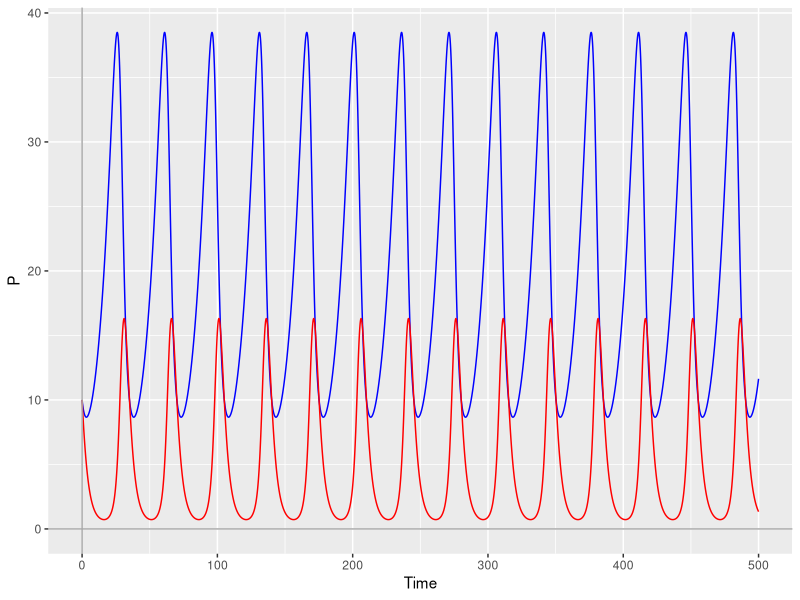
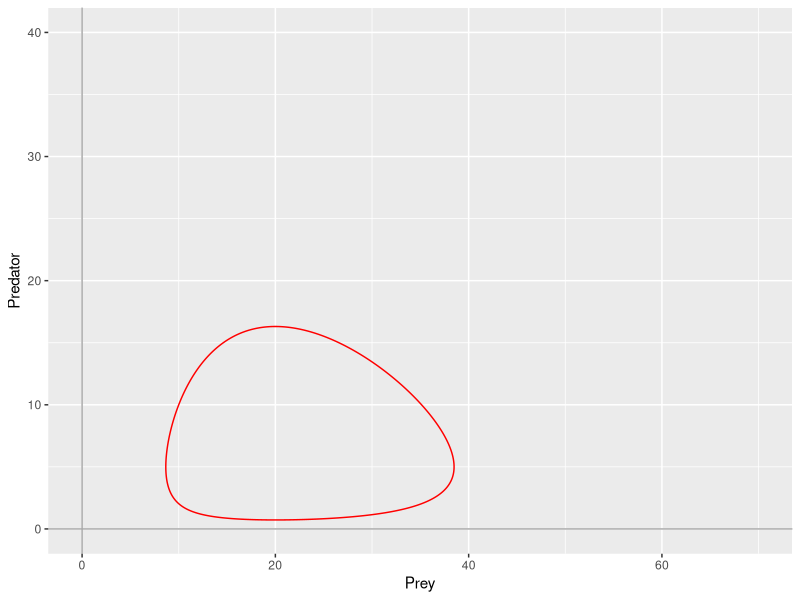

Here is the R script that generated these plots, in order: (Note: this script raises an error after producing the figures.)
#Multi-species Interactions Models        15/10/2024


#1.The predator-prey Lotka-Volterra model
#Implementation of the base Lotka-Volterra model
#To do so, we will use the ode() function from deSolve package
graphics.off()


library(deSolve)

#Firstly, we can define the function that we want our ode() function to solve:

LV <- function(t,state,parameters){ ##logistic grown function, that takes a set of parameter values, initial conditions and atime sequence
  with(as.list(c(state, parameters)),{ ##"with" is a function that allows us to use the variable names directly - it looks for r, K and P in state and parameters
    dPx <- alfa*x - beta*x*y ##this is the equation governing the rate of change of our prey population (x)...
    dPy <- delta*x*y - gamma*y ##...and this is the equation governing the rate of change of our predator population (y)
    return(list(c(dPx,dPy))) ## return the rate of change - it needs to be a list
  }
  ) # end with(as.list ...
}

#And, as we can see from the code above, we need to define the parameters that we will input in this function:

state <- c(x=10,y=10) ## the initial population values for both x (prey) and y (predator) populations
parameters <- c(alfa=0.1, ## alfa is the growth rate of the x population,
                beta=0.02, ## beta is the effect of y on the x growth rate,
                delta=0.02, ## gamma is the effect of x on the y growth rate
                gamma=0.4)  ## and gamma is the predator death rate.
times <- seq(0,500,by=0.01) ##a sequence of time steps – uses function seq()
out <- ode(y = state, times = times, func = LV, parms = parameters)
out.df <- data.frame(out)

#And now we plot the results given by ode()

library(ggplot2)
ggplot(data = out.df)+
  geom_line(mapping=aes(x=time,y=x),color="blue") +
  geom_line(mapping=aes(x=time,y=y),color="red") +
  geom_hline(yintercept=0,color="darkgrey") +
  geom_vline(xintercept=0,color="darkgrey") +
  labs(x = "Time", y = "P")

#This plots the evolution of both prey (x) and predator (y) population throughout time.
#However, it's also useful to plot  the changes in populations through time in the phase space (basically plotting y vs. x).
#To do so, we can use the following code:

ggplot(data = out.df)+
  geom_path(mapping=aes(x=x,y=y),color="red") +
  xlim(0,70) +
  ylim(0,40) +
  geom_hline(yintercept=0,color="darkgrey") +
  geom_vline(xintercept=0,color="darkgrey") +
  labs(x = "Prey", y = "Predator")

#Now, we can try and change our parameters, and see what happens.

#What happens if we increase alfa (our prey population) quite a bit?... 
state <- c(x=10,y=10) ## the initial population values for both x (prey) and y (predator) populations
parameters <- c(alfa=0.5, ## alfa is the growth rate of the prey (x) population,
                beta=0.02, ## beta is the effect of predator (y) on the prey (x) growth rate,
                delta=0.02, ## gamma is the effect of prey (x) on the predator (y) growth rate
                gamma=0.4)  ## and gamma is the predator (y) death rate.
times <- seq(0,500,by=0.01) ##a sequence of time steps – uses function seq()
out <- ode(y = state, times = times, func = LV, parms = parameters)
out.df1 <- out.df
out.df3 <- data.frame(out)
out.df <- cbind(out.df1,out.df2[,c(2,3)],out.df3[,c(2,3)])
names(out.df) <- c("time","x1","y1","x2","y2","x3", "y3")
ggplot(data = out.df)+
  geom_path(mapping=aes(x=x1,y=y1),color="darkred") +
  geom_path(mapping=aes(x=x2,y=y2),color="red") +
  geom_path(mapping=aes(x=x3,y=y3),color="orange") +
  xlim(0,200) +
  ylim(0,300) +
  geom_hline(yintercept=0,color="darkgrey") +
  geom_vline(xintercept=0,color="darkgrey") +
  labs(x = "Prey", y = "Predator")

#Let's increase alfa a bit more...

state <- c(x=10,y=10) ## the initial population values for both x (prey) and y (predator) populations
parameters <- c(alfa=1, ## alfa is the growth rate of the prey (x) population,
                beta=0.02, ## beta is the effect of predator (y) on the prey (x) growth rate,
                delta=0.02, ## gamma is the effect of prey (x) on the predator (y) growth rate
                gamma=0.4)  ## and gamma is the predator (y) death rate.
times <- seq(0,500,by=0.01) ##a sequence of time steps – uses function seq()
out <- ode(y = state, times = times, func = LV, parms = parameters)
out.df1 <- out.df
out.df3 <- data.frame(out)
out.df <- cbind(out.df1,out.df2[,c(2,3)],out.df3[,c(2,3)])
names(out.df) <- c("time","x1","y1","x2","y2","x3", "y3")
ggplot(data = out.df)+
  geom_path(mapping=aes(x=x1,y=y1),color="darkred") +
  geom_path(mapping=aes(x=x2,y=y2),color="red") +
  geom_path(mapping=aes(x=x3,y=y3),color="orange") +
  xlim(0,150) +
  ylim(0,150) +
  geom_hline(yintercept=0,color="darkgrey") +
  geom_vline(xintercept=0,color="darkgrey") +
  labs(x = "Prey", y = "Predator", title="Predator vs. Prey population (increasing alfa)")


#Prey Growth Rate: exponential vs. logistic

LV_LG <- function(t,state,parameters){ ##logistic grown function, that takes a set of parameter values, initial conditions and atime sequence
  with(as.list(c(state, parameters)),{ ##"with" is a function that allows us to use the variable names directly - it looks for r, K and P in state and parameters
    dPx <- alfa*x*(1-x/K) - beta*x*y ##this is the equation governing the rate of change of our prey population (x)...
    dPy <- delta*x*y - gamma*y ##...and this is the equation governing the rate of change of our predator population (y)
    return(list(c(dPx,dPy))) ## return the rate of change - it needs to be a list
  }
  ) # end with(as.list ...
}

state <- c(x=10,y=10) ## the initial population values for both x (prey) and y (predator) populations
parameters <- c(alfa=0.1, ## alfa is the growth rate of the x population,
                beta=0.02, ## beta is the effect of y on the x growth rate,
                delta=0.02, ## gamma is the effect of x on the y growth rate
                gamma=0.4,
                K=30)  ## and gamma is the predator death rate.
times <- seq(0,500,by=0.01) ##a sequence of time steps – uses function seq()
out <- ode(y = state, times = times, func = LV_LG, parms = parameters)
out.df <- data.frame(out)
ggplot(data = out.df)+
  geom_line(mapping=aes(x=time,y=x),color="blue") +
  geom_line(mapping=aes(x=time,y=y),color="red") +
  geom_hline(yintercept=0,color="darkgrey") +
  geom_vline(xintercept=0,color="darkgrey") +
  labs(x = "Time", y = "P")
ggplot(data = out.df)+
  geom_path(mapping=aes(x=x,y=y),color="red") +
  xlim(0,70) +
  ylim(0,40) +
  geom_hline(yintercept=0,color="darkgrey") +
  geom_vline(xintercept=0,color="darkgrey") +
  labs(x = "Prey", y = "Predator")
#What we see now it's that both prey and predator populations reach an equilibrium: prey population reaches it at size 20 (which is 2/3 of its carrying capacity K) while the predator population reaches it much lower (at around 2)
#Starting at the same population size, the predator preys heavily on the prey population, which makes it heavily decrease and, as a consequence, the predator population also decreases fast. 
#This allows the prey population to rebounce even overshooting its carrying capacity. 
#The predator peaks as well, as a consequence, but at a lower peak, which has an impact on the prey population, but not as heavy as before.
#The prey population finally reaches an equilibrium at a lower carrying capacity (which makes sense considering that the predator population is negatively impacting it), and so does the predator as a consequence.
#However, it almost seems as the predator reaches the equilibrium even before than the prey. Why?
